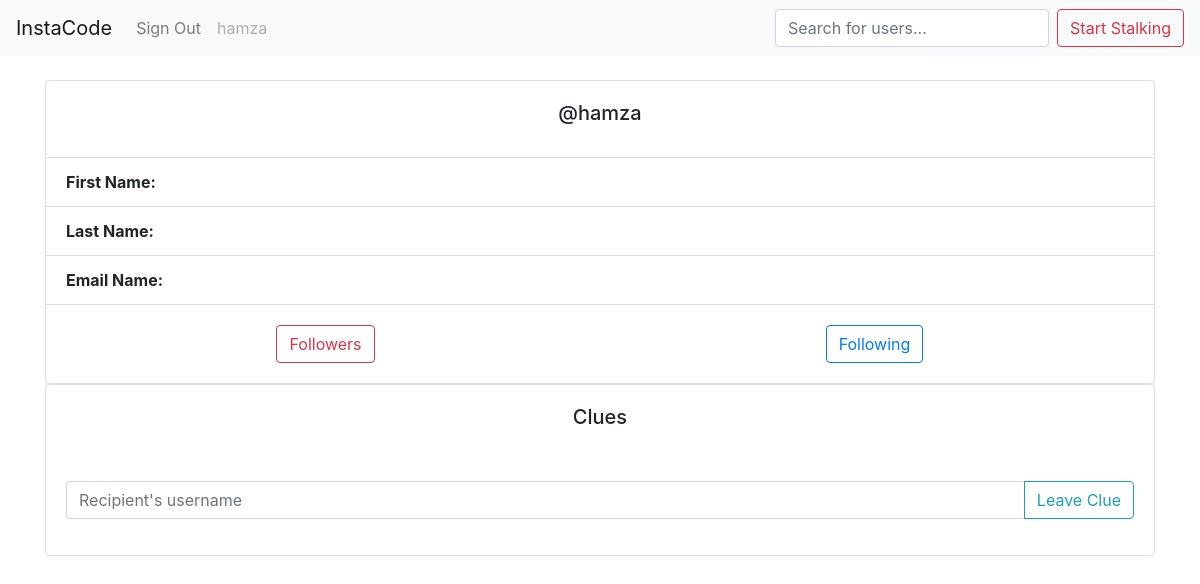
/profiles/1/ (signed in), run on an earlier commit of the app's database.
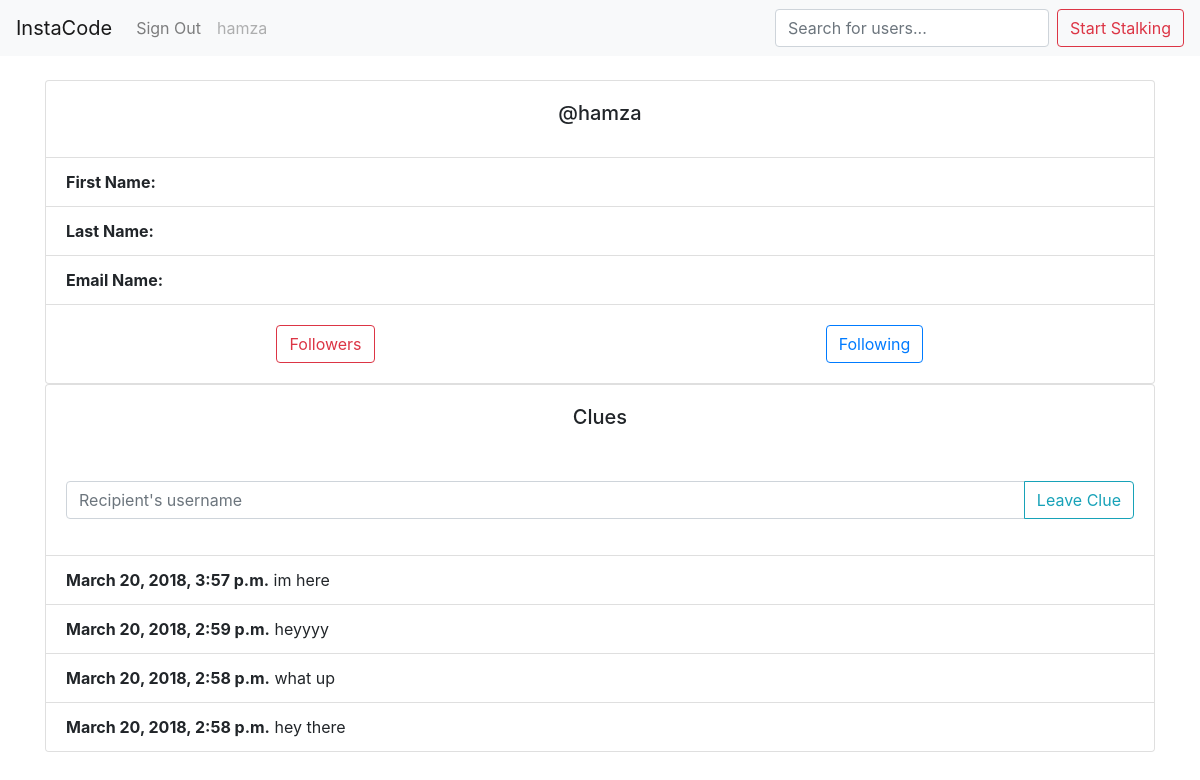
And on a later commit of the database.
### profiles/models.py (models this page shows)
class Clue(models.Model):
    message = models.CharField(max_length=255)
    user = models.ForeignKey(User, on_delete=models.CASCADE)
    timestamp = models.DateTimeField(auto_now_add=True)
    class Meta:
        ordering = ['-timestamp']

### profiles/views.py (the view)
# urls.py: path('<int:pk>/', views.profile, name='profile'),
def profile(request, pk):
    if request.user.is_anonymous:
        return redirect('signin')
    if request.method == "POST":
        message = request.POST.get("message")
        Clue.objects.create(user=request.user, message=message)
        messages.success(request, "New clue generated for your stalkers!")
    context = {
        "user": User.objects.get(pk=pk)
    }
    return render(request, 'profile.html', context)

### profiles/templates/profile.html (shortened to what this page needs)
{% extends "base.html" %}
{% block content %}
<div class="row">
  <div class="col-12">
    <div class="card">
      <div class="card-body">
        <h5 class="card-title text-center">@{{user.username}}</h5>
      </div>
      <ul class="list-group list-group-flush">
        <li class="list-group-item"><b>First Name:</b> {{user.first_name}}</li>
        <li class="list-group-item"><b>Last Name:</b> {{user.last_name}}</li>
        <li class="list-group-item"><b>Email Name:</b> {{user.email}}</li>
      </ul>
      <div class="card-body">
        <div class="row">
          <div class="col-6 text-center">
            <a href="{% url 'followers' user.pk %}" class="btn btn-outline-danger">Followers</a>
          </div>
          <div class="col-6 text-center">
            <a href="{% url 'following' user.pk %}" class="btn btn-outline-primary">Following</a>
          </div>
        </div>
      </div>
    </div>
  </div>
</div>
<div class="row">
  <div class="col-12">
    <div class="card">
      <div class="card-body">
        <h5 class="card-title text-center">Clues</h5>
      </div>
      {% if user == request.user %}
      <div class="card-body">
        <form action="{% url 'profile' user.pk %}" method="POST">
          <div class="input-group mb-3">
            <input type="text" class="form-control" placeholder="Recipient's username" name="message">
            <div class="input-group-append">
              <input class="btn btn-outline-info" type="submit" value="Leave Clue">
            </div>
          </div>
        </form>
        {% endif %}
      </div>
      <ul class="list-group list-group-flush">
        {% for clue in user.clue_set.all  %}
          <li class="list-group-item"><b>{{clue.timestamp}}</b> {{clue.message}}</li>
        {% endfor %}
      </ul>
    </div>
  </div>
</div>
{% endblock %}

What changed in the data, as far as the page shows it:
added Clue: timestamp "March 20, 2018, 3:57 p.m.", message "im here"
added Clue: timestamp "March 20, 2018, 2:59 p.m.", message "heyyyy"
added Clue: timestamp "March 20, 2018, 2:58 p.m.", message "what up"
added Clue: timestamp "March 20, 2018, 2:58 p.m.", message "hey there"
